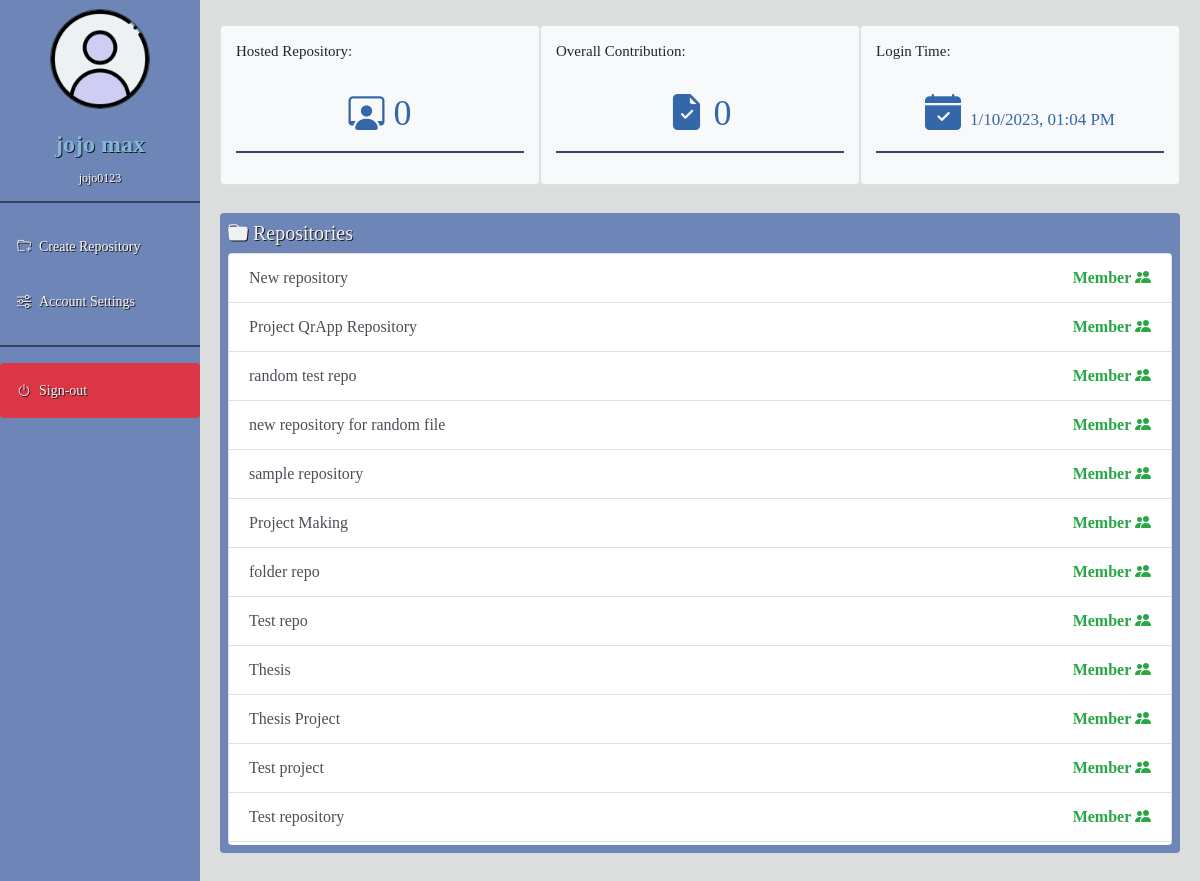
Screenshot of /pages/userdashboard.php (signed in) with the database file from the repository.
### tables this page shows
CREATE TABLE `useraccountstb` (
  `id` int(11) NOT NULL,
  `firstname` varchar(50) NOT NULL,
  `lastname` varchar(50) NOT NULL,
  `username` varchar(50) NOT NULL,
  `password` varchar(100) NOT NULL,
  `imageName` varchar(300) DEFAULT NULL,
  `resetCode` varchar(10) DEFAULT NULL,
  `email` varchar(100) NOT NULL,
  `gmail_Id` varchar(500) DEFAULT NULL
);

CREATE TABLE `repositorytb` (
  `id` int(11) NOT NULL,
  `repositoryName` varchar(100) NOT NULL,
  `members` varchar(1000) NOT NULL,
  `userAccountId` int(11) NOT NULL
);

### model/userAccountModel.php (called while the page is built, shortened)
<?php
    class userAccountModel
    {
        private $username;
        public function getUsername()
        {
            return $this->username;
        }
        public function setUsername($username)
        {
            $this->username = strtolower($username);
        }
    }
?>

### db/tb_useraccounts.php (called while the page is built, shortened)
<?php
    include_once '../model/userAccountModel.php';
    function ReadUserAccount($conn,$data)
    {
        if($data->getUsername())
        {
            $username = mysqli_real_escape_string($conn,$data->getUsername());
            $dbData = mysqli_query($conn, "SELECT * FROM useraccountstb WHERE username='".$username."'");
        }
        return $dbData;
    }
?>

### model/repositoryModel.php (called while the page is built, shortened)
<?php
    class repositoryModel
    {
        private $id;
        public function getId()
        {
            return $this->id;
        }
    }
?>

### db/tb_repository.php (called while the page is built, shortened)
<?php
    include_once '../model/repositoryModel.php';
    function ReadRepo($conn,$data)
    {
        if($data->getId())
        {
            $dbData = mysqli_query($conn, "SELECT * FROM repositorytb WHERE id ='".$data->getId()."'");
        }
        else
        {
            $dbData = mysqli_query($conn, "SELECT * FROM repositorytb ORDER BY id DESC");
        }
        return $dbData;
    }
?>

### pages/userdashboard.php (the view, shortened to what this page needs)
<?php
    include_once '../db/connection.php';
    include_once '../db/tb_useraccounts.php';
    include_once '../model/userAccountModel.php';
    include_once '../db/tb_repository.php';
    include_once '../model/repositoryModel.php';
    if(!isset($_SESSION['username']))
    {
        header("location: ../login.php");
    }
    else
    {
        $data = new userAccountModel();
        $data->setUsername($_SESSION['username']);
        $result = ReadUserAccount($conn,$data);
        $row = mysqli_fetch_assoc($result);
    }
?>
<!DOCTYPE html>
<html lang="en">
<head>
    <link rel="stylesheet" href="https://cdn.jsdelivr.net/npm/bootstrap@4.0.0/dist/css/bootstrap.min.css">
    <link rel="stylesheet" href="https://cdn.jsdelivr.net/npm/bootstrap-icons@1.8.3/font/bootstrap-icons.css">
    <link rel="stylesheet" href="../css/defaultStyle.css">
</head>
<body>
    <div class="sidebar text-center">
        <div class="navbar-brand d-flex justify-content-center">
            <?php
                if($row['gmail_Id']!=null)
                {
                    ?>
                        <img src="../upload/userImage/<?php echo $row['imageName'];?>" width="100" height="100" class="border border-dark ml-3 my-1" alt="" style="border-radius: 50%;">
                    <?php
                }
                else
                {
                    if($row['imageName']!==null && $row['imageName']!=='')
                    {
                        ?>
                            <img src="../upload/userImage/<?php echo $row['imageName'];?>" width="100" height="100" class="border border-dark ml-3 my-1" alt="" style="border-radius: 50%;">
                        <?php
                    }
                    else
                    {
                        ?>
                            <img src="../asset/user.png" width="100" height="100" class="border border-dark ml-3 my-1" alt="" style="border-radius: 50%;">
                        <?php
                    }
                }
            ?>
        </div>
        <h4 class="d-flex justify-content-center mx-auto px-auto mt-2 pt-1" id="nameLabel"><?php echo $row['firstname'].' '.$row['lastname']?></h4>
        <h6 class="d-flex justify-content-center mx-auto px-auto mt-2 pt-1" id="usernameLabel" style="font-size: 12px;"><?php echo $row['username'];?></h6>
        <hr style="height:2px; border-width:0;background-color: #39445c;">
        <a type="button" class="btn btn-sm mt-1 rounded d-flex justify-content-start mainBtn" data-toggle="modal" role="button" data-target="#createRepoModal" style="color: whitesmoke;"><i class="bi bi-folder-plus mr-2"></i>Create Repository</a>
        <a type="button" class="btn btn-sm rounded d-flex justify-content-start mainBtn" data-toggle="modal" role="button" data-target="#accSettModal" style="color: whitesmoke;" id="accSettBtn"><i class="bi bi bi-sliders mr-2"></i>Account Settings</a>
        <hr style="height:2px; border-width:0;background-color: #39445c;">
        <a type="button" class="btn btn-sm rounded d-flex justify-content-start mainBtn bg-danger" id="signoutBtn" href="#" role="button" style="background-color: #485d8c;" onclick="return signout()"><i class="bi bi-power mr-2"></i>Sign-out</a>
    </div>
    <div class="content">
        <div class="row no-gutters my-2 py-3 mx-auto px-1 rounded">
            <div class="col-xs-4 col-sm-4 col-md-4 col-lg-4 col-xl-4 rounded bg-light statDiv border">
                <?php
                    $repo = new repositoryModel();
                    $result = ReadRepo($conn,$repo);
                ?>
                <div class="col-xs-12 col-sm-12 col-md-12 col-lg-12 col-xl-12 rounded mt-2 pt-2">
                    <h5 class="mx-auto" style="font-size: 15px;">Hosted Repository: </h5>
                </div>
                <center>
                    <div class="col-xs-12 col-sm-12 col-md-12 col-lg-12 col-xl-12 rounded mt-4 pt-2">
                        <h2 class="mx-auto" style="font-size: 36px; color:#3466AA;"><i class="bi bi-person-workspace"></i> <span id="hostedCount"></span></h2>
                        <hr style="height:2px; border-width:0;background-color: #39445c;">
                    </div>
                </center>
            </div>
            <div class="col-xs-4 col-sm-4 col-md-4 col-lg-4 col-xl-4 rounded bg-light mx-auto statDiv border">
                <?php
                    $updateCount = 0;
                ?>
                <div class="col-xs-12 col-sm-12 col-md-12 col-lg-12 col-xl-12 rounded mt-2 pt-2">
                    <h5 class="mx-auto" style="font-size: 15px;">Overall Contribution: </h5>
                </div>
                <center>
                    <div class="col-xs-12 col-sm-12 col-md-12 col-lg-12 col-xl-12 rounded mt-4 pt-2">
                        <h2 class="mx-auto" style="font-size: 36px; color:#3466AA;"><i class="bi bi-file-earmark-check-fill"></i> <span id="updatesCount"><?php echo $updateCount;?></span></h2>
                        <hr style="height:2px; border-width:0;background-color: #39445c;">
                    </div>
                </center>
            </div>
            <div class="col-xs-4 col-sm-4 col-md-4 col-lg-4 col-xl-4 rounded bg-light statDiv border">
                <div class="col-xs-12 col-sm-12 col-md-12 col-lg-12 col-xl-12 rounded mt-2 pt-2">
                    <h5 class="mx-auto" style="font-size: 15px;">Login Time: </h5>
                </div>
                <center>
                    <div class="col-xs-12 col-sm-12 col-md-12 col-lg-12 col-xl-12 rounded mt-4 pt-2">
                        <h2 class="mx-auto" style="font-size: 36px; color:#3466AA;"><i class="bi bi-calendar-check-fill"></i> <span id="loginTime" style="font-size: 17px;"></span></h2>
                        <hr style="height:2px; border-width:0;background-color: #39445c;">
                    </div>
                </center>
            </div>
        </div>
        <div class="row no-gutters my-1 py-1 mx-auto px-1 rounded">
            <div class="col-12 col-xs-12 col-sm-12 col-md-12 col-lg-12 col-xl-12 pb-2 rounded" style="background-color: #6E85B7;">
                <h5 class="pt-2 ml-2" id="pageTitle"><i class="bi bi-folder-fill"></i> Repositories</h5>
                <div class="list-group mx-2 bg-light rounded" style="height: 37rem;" id="repoList">
                    <?php
                        while($repoRow = mysqli_fetch_assoc($result))
                        {
                            $members = unserialize($repoRow['members']);
                            if(is_array($members))
                            {
                                foreach($members as $userId)
                                {
                                    if($userId == $row['id'])
                                    {
                                        if($repoRow['userAccountId'] == $row['id'])
                                        {
                                            ?>
                                                <a href="repodashboard.php?id=<?php echo $repoRow['id']?>" class="list-group-item list-group-item-action d-flex justify-content-between"><?php echo $repoRow['repositoryName'];?> <span class="text-success font-weight-bold">Creator <i class="bi bi-person-workspace"></i></span></a>
                                                <script>
                                                hostedRepoCount++;
                                                </script>
                                            <?php
                                        }
                                        else
                                        {
                                            ?>
                                                <a href="repodashboard.php?id=<?php echo $repoRow['id']?>" class="list-group-item list-group-item-action d-flex justify-content-between"><?php echo $repoRow['repositoryName'];?> <span class="text-success font-weight-bold">Member <i class="bi bi-people-fill"></i></span></a>
                                            <?php
                                        }
                                    }
                                }
                            }
                        }
                    ?>
                </div>
            </div>
        </div>
    </div>
</body>
</html>

### css/defaultStyle.css (style rules this page uses)
body { background-color: #dcdddd; font-family:"Bahnschrift", Times, serif; }

### pages/userdashboard.php (style rules this page uses)
#repoList { max-height: 780px; overflow-y:scroll; -webkit-overflow-scrolling: touch; border-radius: 5px; }
.sidebar { margin: 0; padding: 0; width: 200px; background-color: #6E85B7; position: fixed; height: 100%; overflow: auto; }
#nameLabel { font-weight: bolder; color: #82B7DC; text-shadow: 1px 1px #1C1C1C; }
#usernameLabel { font-weight: lighter; color: whitesmoke; text-shadow: 1px 1px #1C1C1C; }
#pageTitle { color: #F1F1F1; text-shadow: 1px 1px #1C1C1C; }
.statDiv { height: 10rem; }
.sidebar a { display: block; color: #F1F1F1; padding: 16px; text-decoration: none; }
div.content { margin-left: 200px; padding: 1px 16px; height: max-content; }
.mainBtn { color:whitesmoke; text-shadow: 1px 1px #1C1C1C; }

### rows the page displays
useraccountstb: firstname "jojo", lastname "max", username "jojo0123"
repositorytb: repositoryName "New repository"
repositorytb: repositoryName "Project QrApp Repository"
repositorytb: repositoryName "random test repo"
repositorytb: repositoryName "new repository for random file"
repositorytb: repositoryName "sample repository"
repositorytb: repositoryName "Project Making"
repositorytb: repositoryName "folder repo"
repositorytb: repositoryName "Test repo"
repositorytb: repositoryName "Thesis"
repositorytb: repositoryName "Thesis Project"
repositorytb: repositoryName "Test project"
repositorytb: repositoryName "Test repository"

### other values shown
$updateCount "0"
